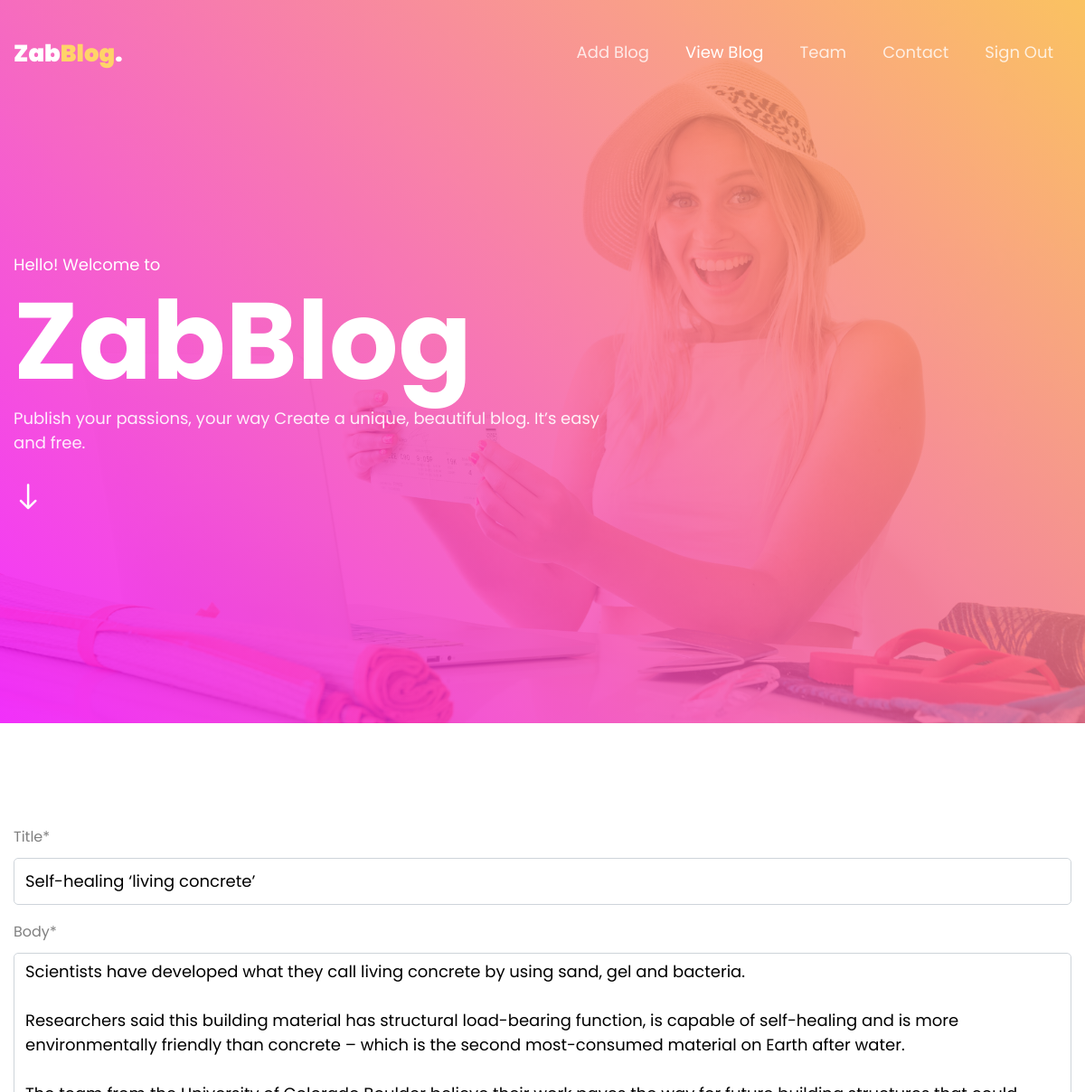
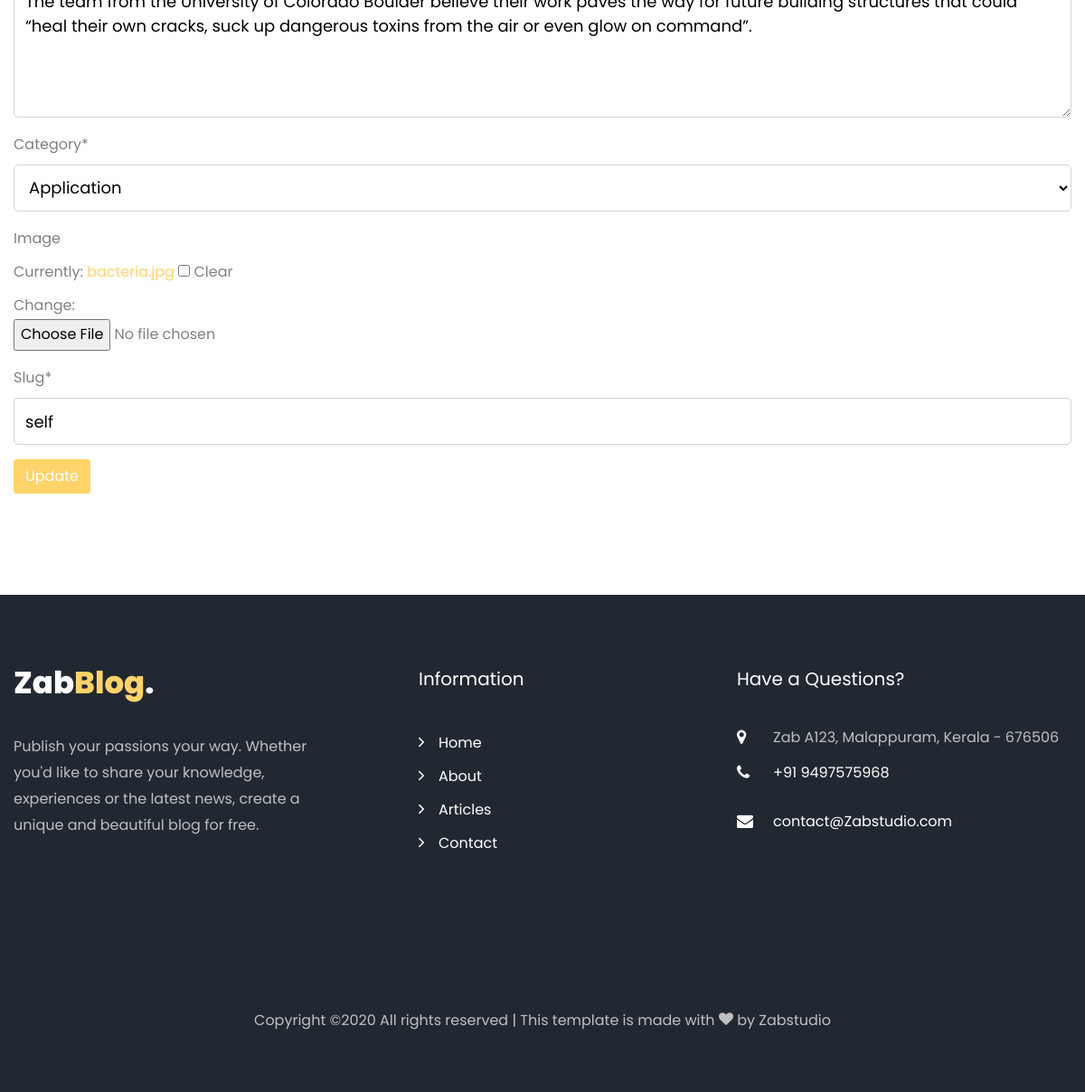
Page /update-blog/self on the committed database (2 pictures, top to bottom).
### core/models.py (models this page shows, shortened)
class Blog(models.Model):
    ILLUSTRATION = 'I'
    BRANDING = 'B'
    APPLICATION = 'A'
    DESIGN = 'D'
    MARKETING = 'M'
    CATEGORY_CHOICES = [
        (ILLUSTRATION, 'Illustration'),
        (BRANDING, 'Branding'),
        (APPLICATION, 'Application'),
        (DESIGN, 'Design'),
        (MARKETING, 'Marketing')
    ]
    title = models.CharField(max_length=200)
    body = models.TextField()
    category = models.CharField(max_length=10, choices=CATEGORY_CHOICES)
    image = models.ImageField(blank=True, null=True)
    created_date = models.DateTimeField(default=timezone.now)
    slug = models.SlugField()

### core/views.py (the view)
# urls.py: path('update-blog/<slug:slug>', BlogUpdateView.as_view(), name='update_blog'),
class BlogUpdateView(UpdateView):
    model = Blog
    fields = [
        'title',
        'body',
        'category',
        'image',
        'slug'
    ]
    template_name = "core/update_blog.html"
    success_url = reverse_lazy("core:view-blog")

### templates/core/update_blog.html (shortened to what this page needs)
{% extends 'core/base.html' %}
{% load static %}
{% load crispy_forms_filters %}
{% block content %}
  <body>
    {% include 'core/admin_navbar.html' %}
   	<section class="ftco-section">
   		<div class="container">
   			<div class="row">
   				<div class="col-md-12">
					<form method="POST" enctype="multipart/form-data">
					 {{ form|crispy }}
					  <input class="btn btn-primary" type="submit" value="Update">
					</form>
				</div>
             </div>
        </div>
   	</section>
    {% include 'core/admin_footer.html' %}
  </body>
{% endblock %}

### rows in the picture
Blog: title "Self-healing ‘living concrete’", body "Scientists have developed what they call living concrete by using sand, gel and bacteria. Researchers said this building material has structural load-bearing function, is capable of self-healing and is more environmentally friendly than concrete – which is the second most-consumed material on Earth after water. The team from the University of Colorado Boulder believe their work paves the way for future building structures that could “heal their own cracks, suck up dangerous toxins from the air or even glow on command”.", category "Application", slug "self"
